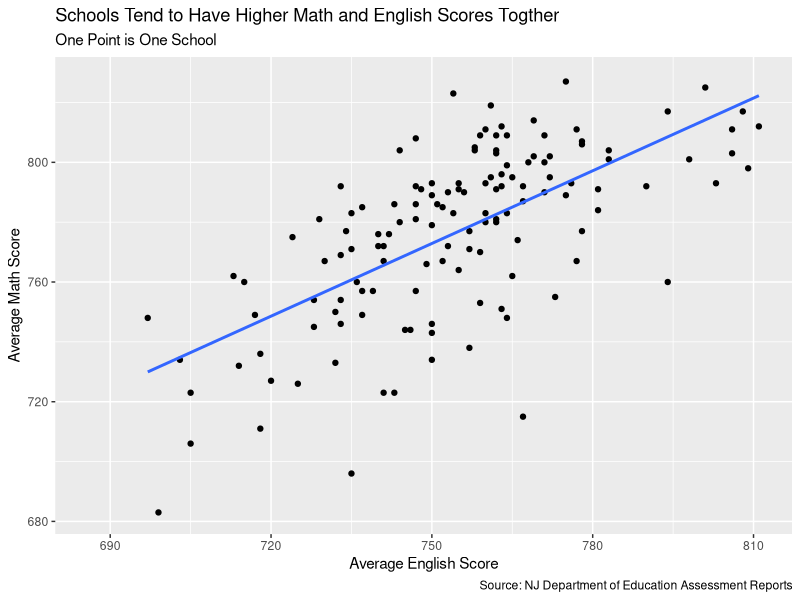

This figure's R source:

#Import tidyverse and dplyr
library(tidyverse)
library(dplyr)


#Import the merged file from script 2
all_scores <- read.csv("data/all_scores.csv")


#As of right now we don't have a benchmark, and its midnight
#and just want to get something done, so I'll find it later


#Create a scatterplot for english vs math scores
figure_1 <- ggplot(
  all_scores,
  aes(
    x = english_mean_scale_score,
    y = math_mean_scale_score
  )
) +
geom_point() +
geom_smooth(method = "lm", se = FALSE) +
labs(
  title = "Schools Tend to Have Higher Math and English Scores Togther",
  subtitle = "One Point is One School",
  x = "Average English Score",
  y = "Average Math Score",
  caption = "Source: NJ Department of Education Assessment Reports"
)

#It drops 304 rows due to missing values.

ggsave(
  "output/english_vs_math.png",
  figure_1,
  width = 7,
  height = 4.6,
  bg = "white"
)
